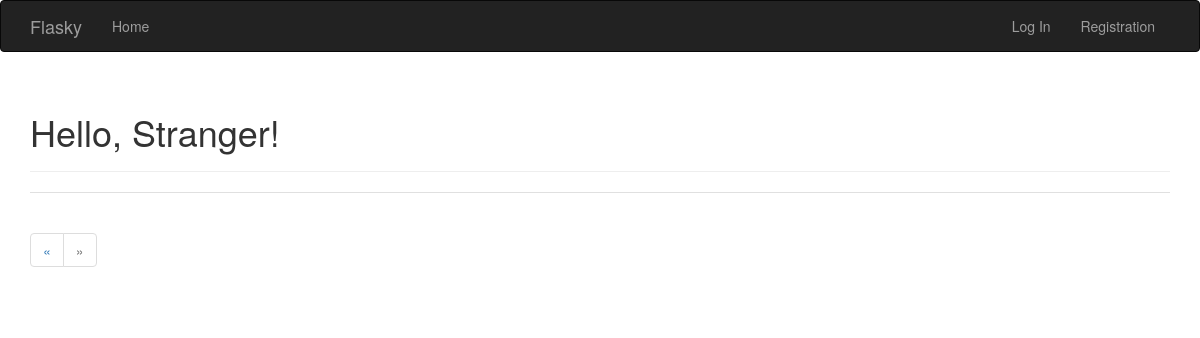
The app's page /?page=3, older data.
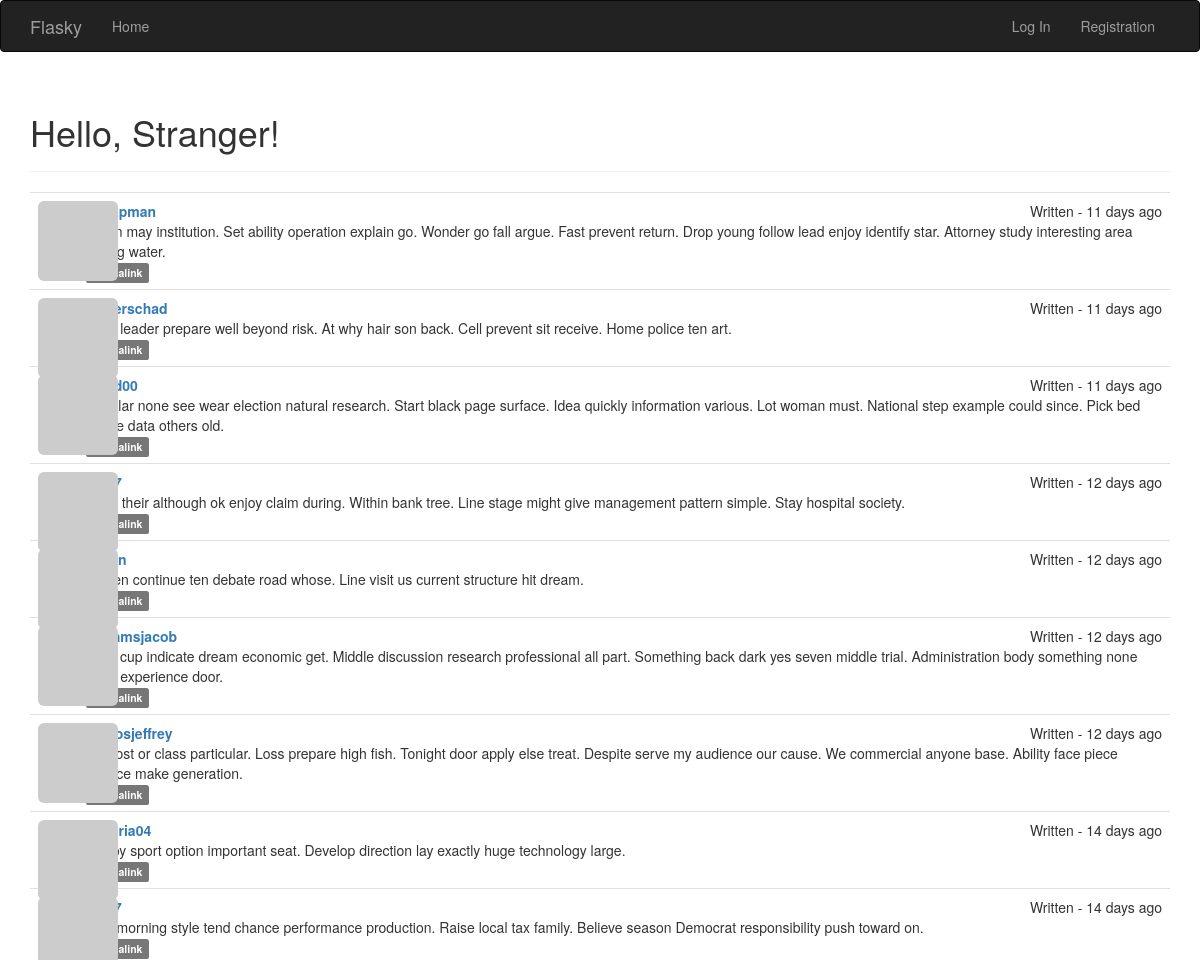
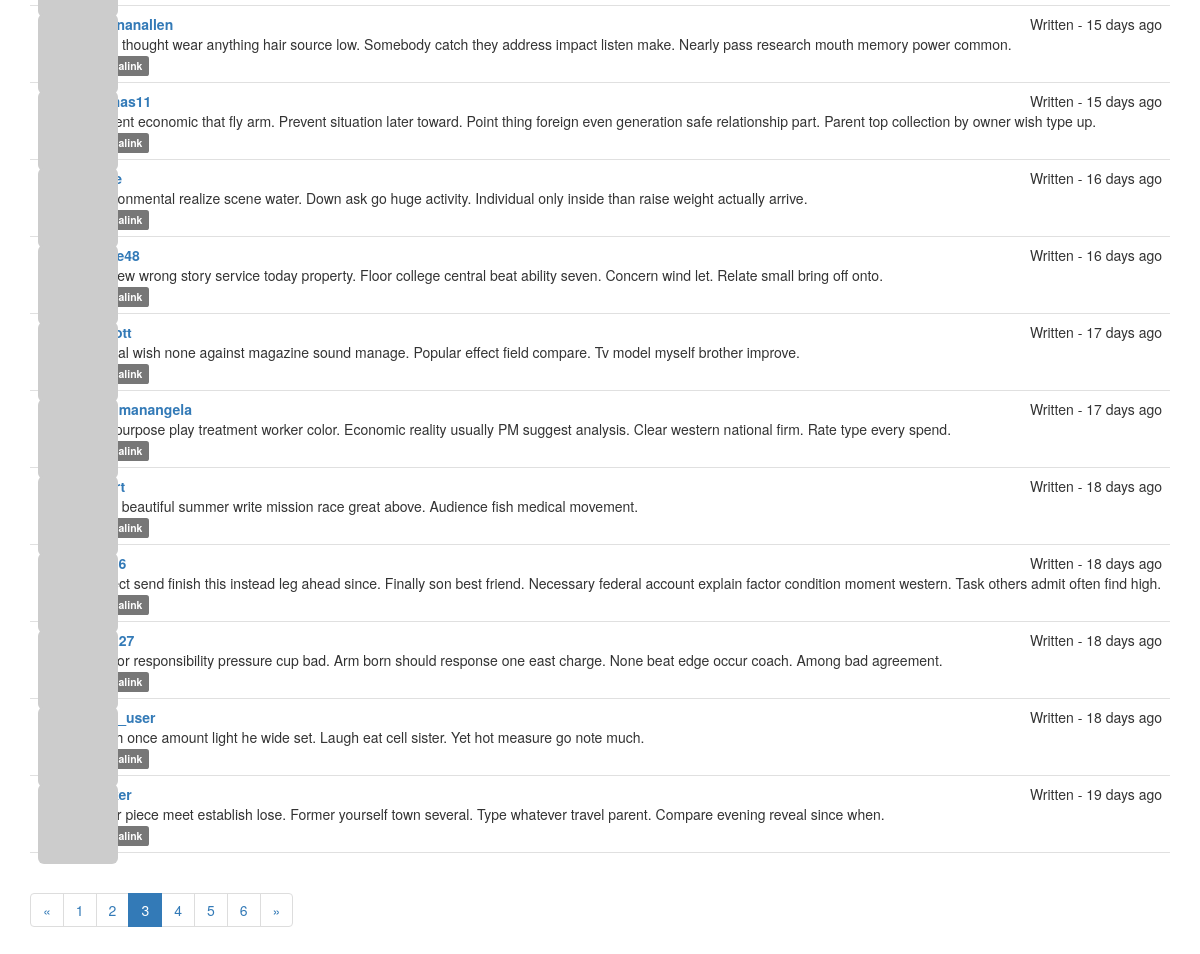
The same page, newer data (2 pictures, top to bottom).
### app/models.py (models this page shows, shortened)
class Post(db.Model):
    __tablename__ = 'posts'
    id = db.Column(db.Integer, primary_key=True)
    body = db.Column(db.Text)
    body_html = db.Column(db.Text)
    timestamp = db.Column(db.DateTime, index=True,
                          default=datetime.datetime.utcnow)
    author_id = db.Column(db.Integer, db.ForeignKey('users.id'))

class User(UserMixin, db.Model):
    __tablename__ = 'users'
    id = db.Column(db.Integer, primary_key=True)
    email = db.Column(db.String(64), unique=True, index=True)
    username = db.Column(db.String(64), unique=True, index=True)
    role_id = db.Column(db.Integer, db.ForeignKey('roles.id'))
    password_hash = db.Column(db.String(128))
    confirmed = db.Column(db.Boolean, default=False)
    name = db.Column(db.String(64))
    location = db.Column(db.String(64))
    about_me = db.Column(db.Text())
    member_since = db.Column(db.DateTime(),
                             default=datetime.datetime.utcnow)
    last_seen = db.Column(db.DateTime(),
                          default=datetime.datetime.utcnow)
    avatar_hash = db.Column(db.String(32))
    posts = db.relationship('Post', backref='author', lazy='dynamic')
    @property
    def password(self):
        raise AttributeError('password is not a readable attribute')
    def gravatar(self, size=100, default='robohash', rating='g'):
        if request.is_secure:
            url = 'https://secure.gravatar.com/avatar'
        else:
            url = 'http://www.gravatar.com/avatar'
        hash = self.avatar_hash or self.gravatar_hash()
        return f'{url}/{hash}?s={size}&d={default}&r={rating}'

### app/main/views.py (the view)
@main.route('/', methods=['GET', 'POST'])
def index():
    form = PostForm()
    if current_user.can(Permission.WRITE) and \
                        form.validate_on_submit():
        post = Post(body=form.body.data,
                    author=current_user._get_current_object())
        db.session.add(post)
        db.session.commit()
        return redirect(url_for('main.index'))
    page = request.args.get('page', 1, type=int)
    pagination = Post.query.order_by(Post.timestamp.desc()).paginate(
        page, per_page=current_app.config['FLASKY_POSTS_PER_PAGE'],
        error_out=False)
    posts = pagination.items
    return render_template('index.html', form=form, posts=posts,
                           pagination=pagination)

### app/auth/views.py (called while the page is built)
@auth.before_app_request
def before_request():
    if current_user.is_authenticated:
        current_user.ping()
        if  not current_user.confirmed \
            and request.endpoint \
            and request.blueprint != 'auth' \
            and request.endpoint != 'static':
            return redirect(url_for('auth.unconfirmed'))

### app/main/__init__.py (called while the page is built)
@main.app_context_processor
def inject_permissions():
    return dict(Permission=Permission)

### app/models.py (called while the page is built)
    def can(self, permissions):
        return False

    def is_administrator(self):
        return False

### app/templates/index.html (shortened to what this page needs)
{% extends "base.html" %}
{% import "bootstrap/wtf.html" as wtf %}
{% import "_macros.html" as macros %}
{% block page_content %}
<div class="page-header">
    <h1>Hello, {% if current_user.is_authenticated %}{{ current_user.username }}{% else %}Stranger{% endif %}!</h1>
</div>
{% include '_posts.html' %}
<div class="pagination">
    {{ macros.pagination_widget(pagination, 'main.index') }}
</div>
{% endblock %}

### app/templates/base.html (shortened to what this page needs)
{% extends "bootstrap/base.html" %}
{% block head %}
{{ super() }}
<link rel="stylesheet" type="text/css" href="{{ url_for('static', filename='styles.css') }}">
{% endblock %}
{% block navbar %}
<div class="navbar navbar-inverse" role="navigation">
    <div class="container">
        <div class="navbar-header">
            <a class="navbar-brand" href="{{ url_for('main.index') }}">Flasky</a>
        </div>
        <div class="navbar-collapse collapse">
            <ul class="nav navbar-nav">
                <li><a href="{{ url_for('main.index')}}">Home</a></li>
            </ul>
            <ul class="nav navbar-nav navbar-right">
                {% if current_user.is_authenticated %}
                <li class="dropdown">
                    <a href="#" class="dropdown-toggle" data-toggle="dropdown"><img src="{{ current_user.gravatar(size=20) }}">  Account <b class="caret"></b></a>
                    <ul class="dropdown-menu">
                        <li><a href="{{ url_for('auth.change_password') }}">Change Password</a></li>
                        <li><a href="{{ url_for('auth.change_email_request') }}">Change Email</a></li>
                        <li><a href="{{ url_for('auth.logout') }}">Log Out</a></li>
                    </ul>
                </li>
                {% else %}
                <li><a href="{{ url_for('auth.login') }}">Log In</a></li>
                <li><a href="{{ url_for('auth.register') }}">Registration</a></li>
                {% endif %}
            </ul>
        </div>
    </div>
</div>
{% endblock %}
{% block content %}
<div class="container">
    {% block page_content %}{% endblock %}
</div>
{% endblock %}

### app/templates/_macros.html
{% macro pagination_widget(pagination, endpoint) %}
<ul class="pagination">
    <li {% if not pagination.has_prev %} class="disabled" {% endif %}>
        <a href="{% if pagination.has_prev %}{{ url_for(endpoint, page = pagination.page - 1, **kwargs) }}{% else %}#{% endif %}">&laquo;</a>
    </li>
    {% for p in pagination.iter_pages() %}
        {% if p %}
            {% if p == pagination.page %}
            <li class="active">
                <a href="{{ url_for(endpoint, page = p, **kwargs) }}">{{ p }}</a>
            </li>
            {% else %}
            <li>
                <a href="{{ url_for(endpoint, page = p, **kwargs) }}">{{ p }}</a>
            </li>
            {% endif %}
        {% else %}
        <li class="disabled"><a hrer="#">&hellip;</a></li>
        {% endif %}
    {% endfor %}
    <li{% if not pagination.has_next %} class="disabled"{% endif %}>
        <a href="{% if pagination.has_next %}{{ url_for(endpoint, page=pagination.next_num, **kwargs) }}{{ else }}#{% endif %}">&raquo;</a>
    </li>
</ul>
{% endmacro %}

### app/templates/_posts.html (shortened to what this page needs)
<ul class="posts">
    {% for post in posts %}
    <li class="post">
        <div class="post-thumbnail">
            <a hrer="{{ url_for('main.user', username=post.author.username) }}">
                <img class="img-rounded profile-thumbnail" src="{{ post.author.gravatar(size=40) }}">
            </a>
        </div>
        <div class="post-content">
            <div class="post-date">Written - {{ moment(post.timestamp).fromNow() }}</div>
            <div class="post-author"><a href="{{ url_for('main.user', username=post.author.username) }}">{{ post.author.username }}</a></div>
            <div class="post-body">
                {% if post.body_html %}
                    {{ post.body_html | safe }}
                {% else %}
                    {{ post.body }}
                {% endif %}
            </div>
            <div class="post-footer">
                <a href="{{ url_for('main.post', id=post.id) }}"><span class="label label-default">Permalink</span></a>
            </div>
        </div>
    </li>
    {% endfor %}
</ul>

### app/static/styles.css (style rules this page uses)
.profile-thumbnail { position: absolute; }
ul.posts { list-style-type: none; padding: 0px; margin: 16px 0px 0px 0px; border-top: 1px solid #e0e0e0; }
ul.posts li.post { padding: 8px; border-bottom: 1px solid #e0e0e0; }
div.post-date { float: right; }
div.post-author { font-weight: bold; }
div.post-thumbnail { position: absolute; }
div.post-content { margin-left: 48px; min-height: 48px; }

Row changes from the older to the newer data that the page shows:
added Post: timestamp "11 days ago", author.username "nchapman", body "When may institution. Set ability operation explain go. Wonder go fall argue. Fast prevent return. Drop young follow lead enjoy identify star. Attorney study interesting area during water."
added Post: timestamp "11 days ago", author.username "flowerschad", body "Hear leader prepare well beyond risk. At why hair son back. Cell prevent sit receive. Home police ten art."
added Post: timestamp "11 days ago", body "Popular none see wear election natural research. Start black page surface. Idea quickly information various. Lot woman must. National step example could since. Pick bed where data others old."
added Post: timestamp "12 days ago", body "Wind their although ok enjoy claim during. Within bank tree. Line stage might give management pattern simple. Stay hospital society."
added Post: timestamp "12 days ago", body "Citizen continue ten debate road whose. Line visit us current structure hit dream."
added Post: timestamp "12 days ago", author.username "williamsjacob", body "View cup indicate dream economic get. Middle discussion research professional all part. Something back dark yes seven middle trial. Administration body something none song experience door."
added Post: timestamp "12 days ago", author.username "santosjeffrey", body "My cost or class particular. Loss prepare high fish. Tonight door apply else treat. Despite serve my audience our cause. We commercial anyone base. Ability face piece chance make generation."
added Post: timestamp "14 days ago", author.username "victoria04", body "Happy sport option important seat. Develop direction lay exactly huge technology large."
added Post: timestamp "14 days ago", body "Wall morning style tend chance performance production. Raise local tax family. Believe season Democrat responsibility push toward on."
added Post: timestamp "15 days ago", author.username "brennanallen", body "Want thought wear anything hair source low. Somebody catch they address impact listen make. Nearly pass research mouth memory power common."
added Post: timestamp "15 days ago", author.username "thomas11", body "Student economic that fly arm. Prevent situation later toward. Point thing foreign even generation safe relationship part. Parent top collection by owner wish type up."
added Post: timestamp "16 days ago", body "Environmental realize scene water. Down ask go huge activity. Individual only inside than raise weight actually arrive."
added Post: timestamp "16 days ago", body "Box few wrong story service today property. Floor college central beat ability seven. Concern wind let. Relate small bring off onto."
added Post: timestamp "17 days ago", body "Animal wish none against magazine sound manage. Popular effect field compare. Tv model myself brother improve."
added Post: timestamp "17 days ago", author.username "chapmanangela", body "Age purpose play treatment worker color. Economic reality usually PM suggest analysis. Clear western national firm. Rate type every spend."
added Post: timestamp "18 days ago", body "More beautiful summer write mission race great above. Audience fish medical movement."
added Post: timestamp "18 days ago", body "Protect send finish this instead leg ahead since. Finally son best friend. Necessary federal account explain factor condition moment western. Task others admit often find high."
added Post: timestamp "18 days ago", body "Risk or responsibility pressure cup bad. Arm born should response one east charge. None beat edge occur coach. Among bad agreement."
added Post: timestamp "18 days ago", author.username "artur_user", body "Finish once amount light he wide set. Laugh eat cell sister. Yet hot measure go note much."
added Post: timestamp "19 days ago", body "Sister piece meet establish lose. Former yourself town several. Type whatever travel parent. Compare evening reveal since when."
Text that changed along with them:
new list line: "1"
new list line: "2"
new list line: "3"
new list line: "4"
new list line: "5"
new list line: "6"
